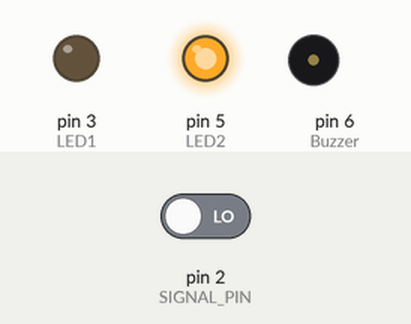
Simulated run of this sketch. Board: Arduino Uno, built with avr-gcc and run on an emulated ATmega328P. On the bench: output pins drawn as LEDs (lit = HIGH), buzzer (waves = sounding, pin HIGH). Inputs (shaded band) come from the test bench; at power-on: pin 2 (SIGNAL_PIN) LOW.

Above: at 1.2 s.
1.3 s: pin 2 (SIGNAL_PIN) driven HIGH
At 1.55 s:
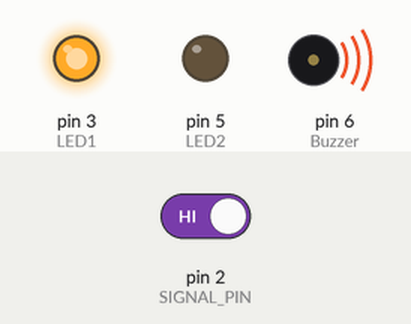
4.3 s: pin 2 (SIGNAL_PIN) driven LOW
At 4.9 s:
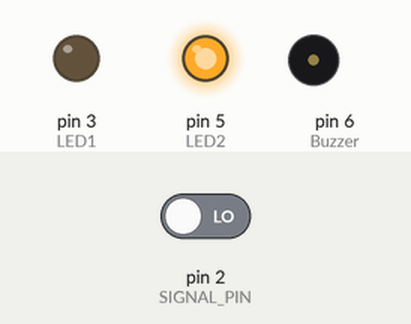
Timing chart, 0 to 7.3 s (numbered marks = the images above; inputs shaded):
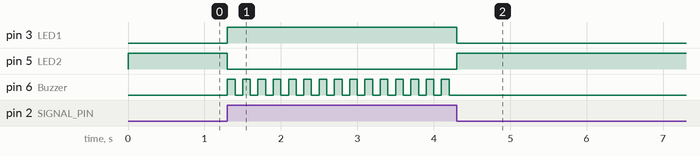

The sketch:

buzzer_pir_led.ino
```cpp
#define SIGNAL_PIN 2
#define LED1 3
#define LED2 5

int Buzzer = 6;
void setup()
{

  pinMode(SIGNAL_PIN, INPUT);
  pinMode(LED1, OUTPUT);
  pinMode(LED2, OUTPUT);
  pinMode (Buzzer, OUTPUT); // Initialisation comme broche de sortie

}

void loop() {
  if(digitalRead(SIGNAL_PIN)==HIGH) {
    digitalWrite(LED1, HIGH);
    digitalWrite(LED2, LOW);
    digitalWrite (Buzzer, HIGH);
    delay(100);
    digitalWrite (Buzzer, LOW);
    delay(100);
    digitalWrite (Buzzer, HIGH);

    } else {
     digitalWrite(LED1, LOW);
     digitalWrite(LED2, HIGH);
     digitalWrite (Buzzer, LOW);


  }


}
```

Measured:
- after the input at 1.3 s, pin 3 (LED1): LOW → HIGH at once; pin 5 (LED2): HIGH → LOW at once; pin 6 (Buzzer): alternates HIGH for 0.10 s and LOW for 0.10 s, starting at once
- after the input at 4.3 s, pin 3 (LED1): HIGH → LOW at once; pin 5 (LED2): LOW → HIGH at once; pin 6 (Buzzer): stops changing and stays LOW
